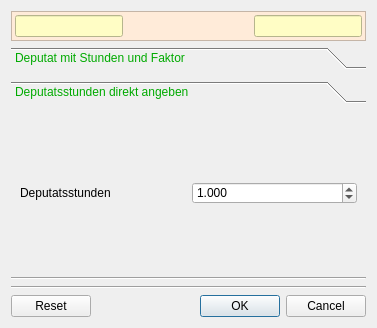
<?xml version="1.0" encoding="UTF-8"?>
<ui version="4.0">
 <class>Dialog</class>
 <widget class="QDialog" name="Dialog">
  <property name="geometry">
   <rect>
    <x>0</x>
    <y>0</y>
    <width>377</width>
    <height>328</height>
   </rect>
  </property>
  <property name="windowTitle">
   <string>Deputatsanteil festlegen</string>
  </property>
  <layout class="QVBoxLayout" name="verticalLayout_3">
   <item>
    <widget class="QFrame" name="frame">
     <property name="minimumSize">
      <size>
       <width>0</width>
       <height>20</height>
      </size>
     </property>
     <property name="styleSheet">
      <string notr="true">QFrame {
	background-color: rgb(255, 235, 217);
}
QLineEdit {
	background-color: rgb(255, 253, 197);
}
</string>
     </property>
     <property name="frameShape">
      <enum>QFrame::StyledPanel</enum>
     </property>
     <property name="frameShadow">
      <enum>QFrame::Raised</enum>
     </property>
     <layout class="QHBoxLayout" name="horizontalLayout_4">
      <property name="leftMargin">
       <number>3</number>
      </property>
      <property name="topMargin">
       <number>3</number>
      </property>
      <property name="rightMargin">
       <number>3</number>
      </property>
      <property name="bottomMargin">
       <number>3</number>
      </property>
      <item>
       <widget class="QLineEdit" name="IN">
        <property name="focusPolicy">
         <enum>Qt::NoFocus</enum>
        </property>
        <property name="readOnly">
         <bool>true</bool>
        </property>
       </widget>
      </item>
      <item>
       <spacer name="horizontalSpacer">
        <property name="orientation">
         <enum>Qt::Horizontal</enum>
        </property>
        <property name="sizeHint" stdset="0">
         <size>
          <width>40</width>
          <height>20</height>
         </size>
        </property>
       </spacer>
      </item>
      <item>
       <widget class="QLabel" name="label_3">
        <property name="text">
         <string/>
        </property>
        <property name="pixmap">
         <pixmap>../icons/arrow_r.svg</pixmap>
        </property>
       </widget>
      </item>
      <item>
       <spacer name="horizontalSpacer_2">
        <property name="orientation">
         <enum>Qt::Horizontal</enum>
        </property>
        <property name="sizeHint" stdset="0">
         <size>
          <width>40</width>
          <height>20</height>
         </size>
        </property>
       </spacer>
      </item>
      <item>
       <widget class="QLineEdit" name="OUT">
        <property name="focusPolicy">
         <enum>Qt::NoFocus</enum>
        </property>
        <property name="readOnly">
         <bool>true</bool>
        </property>
       </widget>
      </item>
     </layout>
    </widget>
   </item>
   <item>
    <widget class="QToolBox" name="toolBox">
     <property name="styleSheet">
      <string notr="true">QToolBox::tab {
	color: rgb(0, 170, 0);
}
</string>
     </property>
     <property name="frameShape">
      <enum>QFrame::NoFrame</enum>
     </property>
     <property name="lineWidth">
      <number>1</number>
     </property>
     <property name="currentIndex">
      <number>1</number>
     </property>
     <property name="tabSpacing">
      <number>12</number>
     </property>
     <widget class="QWidget" name="page_0">
      <property name="geometry">
       <rect>
        <x>0</x>
        <y>0</y>
        <width>418</width>
        <height>194</height>
       </rect>
      </property>
      <attribute name="label">
       <string>Deputat mit Stunden und Faktor</string>
      </attribute>
      <layout class="QVBoxLayout" name="verticalLayout_5">
       <item>
        <layout class="QVBoxLayout" name="verticalLayout">
         <item>
          <widget class="QRadioButton" name="rb_implicit">
           <property name="text">
            <string>unterrichtete Stunden</string>
           </property>
           <property name="checked">
            <bool>true</bool>
           </property>
          </widget>
         </item>
         <item>
          <widget class="QRadioButton" name="rb_explicit">
           <property name="text">
            <string>Stunden explicit angeben (z.B. „Epochen“)</string>
           </property>
          </widget>
         </item>
         <item>
          <widget class="QStackedWidget" name="stackedWidget">
           <property name="currentIndex">
            <number>0</number>
           </property>
           <widget class="QWidget" name="page_2">
            <layout class="QHBoxLayout" name="horizontalLayout_2">
             <item>
              <widget class="QLabel" name="label1">
               <property name="text">
                <string>Anzahl</string>
               </property>
               <property name="buddy">
                <cstring>workload</cstring>
               </property>
              </widget>
             </item>
             <item>
              <widget class="QSpinBox" name="nlessons">
               <property name="enabled">
                <bool>true</bool>
               </property>
               <property name="minimum">
                <number>1</number>
               </property>
               <property name="maximum">
                <number>50</number>
               </property>
               <property name="value">
                <number>1</number>
               </property>
              </widget>
             </item>
            </layout>
           </widget>
           <widget class="QWidget" name="page_4">
            <layout class="QVBoxLayout" name="verticalLayout_4">
             <property name="leftMargin">
              <number>3</number>
             </property>
             <property name="topMargin">
              <number>3</number>
             </property>
             <property name="rightMargin">
              <number>3</number>
             </property>
             <property name="bottomMargin">
              <number>3</number>
             </property>
             <item>
              <widget class="QLabel" name="label_2">
               <property name="text">
                <string>Die Stundenzahl wird von der Gesamtzahl der Wochenstunden für den Kurs übernommen.</string>
               </property>
               <property name="wordWrap">
                <bool>true</bool>
               </property>
              </widget>
             </item>
            </layout>
           </widget>
          </widget>
         </item>
         <item>
          <layout class="QHBoxLayout" name="horizontalLayout_3">
           <item>
            <widget class="QLabel" name="label2">
             <property name="text">
              <string>Deputatsfaktor</string>
             </property>
             <property name="buddy">
              <cstring>pay_factor</cstring>
             </property>
            </widget>
           </item>
           <item>
            <widget class="QComboBox" name="pay_factor">
             <property name="toolTip">
              <string>&lt;html&gt;&lt;head/&gt;&lt;body&gt;&lt;p&gt;Um das Deputat für einen „Kurs“ zu errechnen, wird die Stundenzahl mit diesem Faktor multipliziert.&lt;/p&gt;&lt;/body&gt;&lt;/html&gt;</string>
             </property>
            </widget>
           </item>
          </layout>
         </item>
        </layout>
       </item>
      </layout>
     </widget>
     <widget class="QWidget" name="page_1">
      <property name="geometry">
       <rect>
        <x>0</x>
        <y>0</y>
        <width>353</width>
        <height>114</height>
       </rect>
      </property>
      <attribute name="label">
       <string>Deputatsstunden direkt angeben</string>
      </attribute>
      <layout class="QVBoxLayout" name="verticalLayout_2">
       <item>
        <layout class="QHBoxLayout" name="horizontalLayout">
         <item>
          <widget class="QLabel" name="label">
           <property name="text">
            <string>Deputatsstunden</string>
           </property>
          </widget>
         </item>
         <item>
          <widget class="QDoubleSpinBox" name="payment">
           <property name="decimals">
            <number>3</number>
           </property>
           <property name="minimum">
            <double>0.100000000000000</double>
           </property>
           <property name="maximum">
            <double>50.000000000000000</double>
           </property>
           <property name="value">
            <double>1.000000000000000</double>
           </property>
          </widget>
         </item>
        </layout>
       </item>
      </layout>
     </widget>
    </widget>
   </item>
   <item>
    <widget class="Line" name="line_2">
     <property name="orientation">
      <enum>Qt::Horizontal</enum>
     </property>
    </widget>
   </item>
   <item>
    <widget class="Line" name="line">
     <property name="orientation">
      <enum>Qt::Horizontal</enum>
     </property>
    </widget>
   </item>
   <item>
    <widget class="QDialogButtonBox" name="buttonBox">
     <property name="orientation">
      <enum>Qt::Horizontal</enum>
     </property>
     <property name="standardButtons">
      <set>QDialogButtonBox::Cancel|QDialogButtonBox::Ok|QDialogButtonBox::Reset</set>
     </property>
    </widget>
   </item>
  </layout>
 </widget>
 <resources/>
 <connections>
  <connection>
   <sender>buttonBox</sender>
   <signal>accepted()</signal>
   <receiver>Dialog</receiver>
   <slot>accept()</slot>
   <hints>
    <hint type="sourcelabel">
     <x>270</x>
     <y>324</y>
    </hint>
    <hint type="destinationlabel">
     <x>157</x>
     <y>274</y>
    </hint>
   </hints>
  </connection>
  <connection>
   <sender>buttonBox</sender>
   <signal>rejected()</signal>
   <receiver>Dialog</receiver>
   <slot>reject()</slot>
   <hints>
    <hint type="sourcelabel">
     <x>338</x>
     <y>324</y>
    </hint>
    <hint type="destinationlabel">
     <x>286</x>
     <y>274</y>
    </hint>
   </hints>
  </connection>
 </connections>
</ui>
